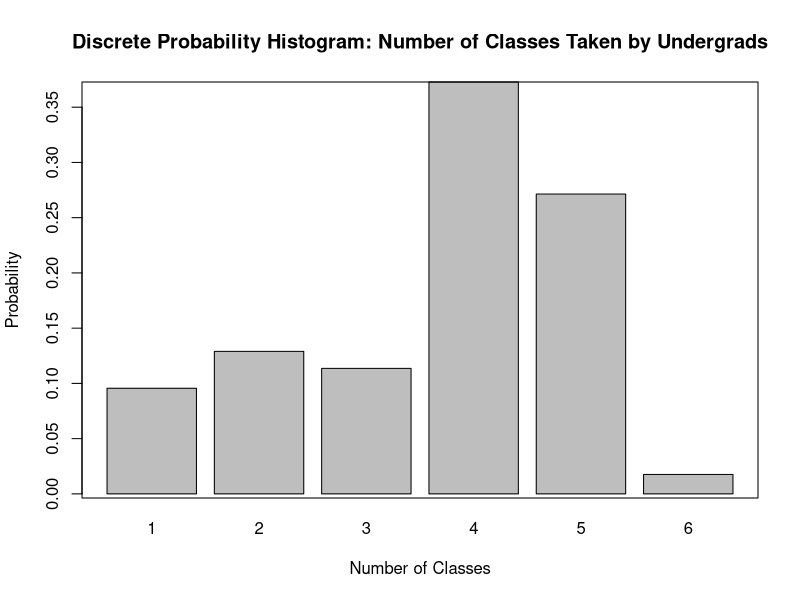
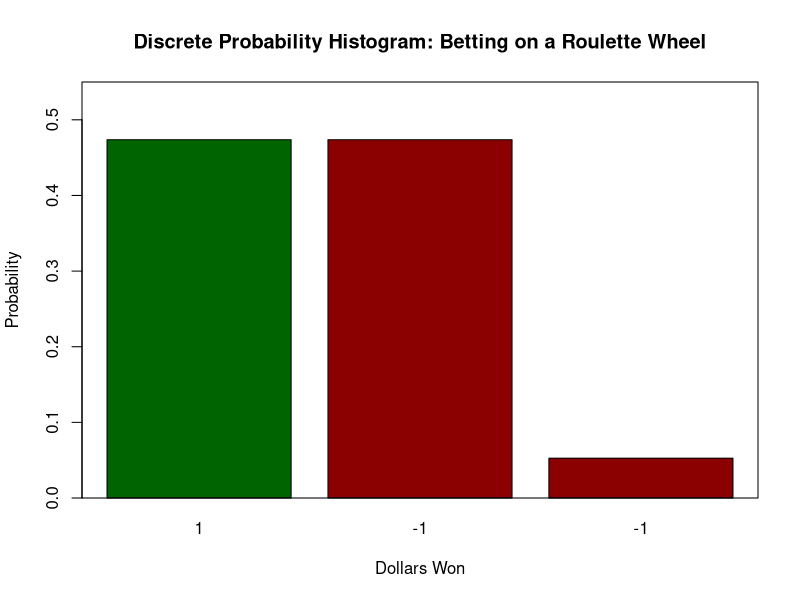
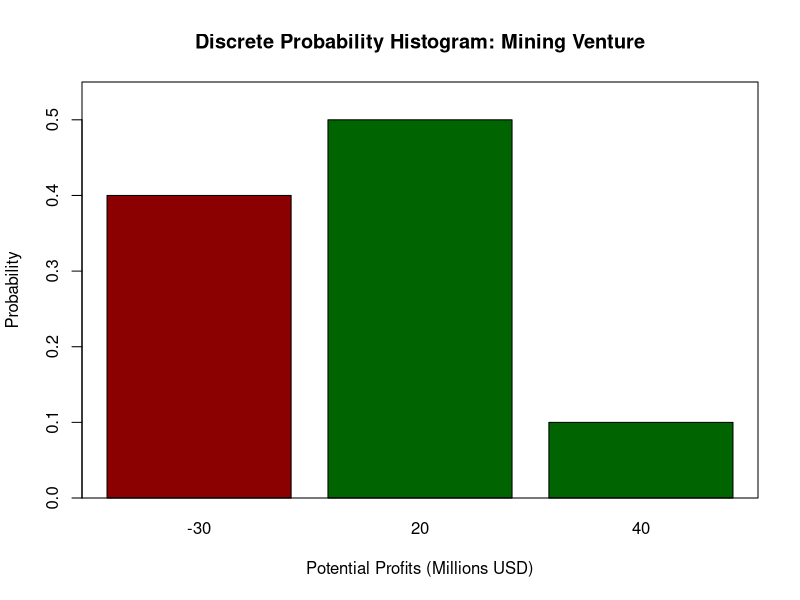

Write R code to recreate these figures, in order.
### Chapter 6 Methods ##########################################################

# Slide 6 - Gigi's 

X <- c(1, 2, 3, 4, 5, 6)
Probs <- c(0.323, 0.406, 0.112, 0.045, 0.098, 0.016)
sum(Probs)

#1. 0.323 
#2. 
0.406 + 0.112
#3. 
0.112 + 0.045 + 0.098 + 0.016
#4.
0.045 + 0.098 + 0.016
#5. 
1 - 0.016
#6. 
0.323 + 0.406 + 0.112
#7.
0.406 + 0.112 + 0.045
#8. 
0.112 + 0.045 + 0.098

#####################################

# Slide 7 - undergrads 

classes <- c(1, 2, 3, 4, 5, 6)
counts <- c(478, 645, 568, 1864, 1357, 88)
probs = round(counts/5000, 4)


t1 <- data.frame(classes, counts, probs)
View(t1)

barplot(probs, names.arg = classes,
        main = "Discrete Probability Histogram: Number of Classes Taken by Undergrads",
        xlab = "Number of Classes",
        ylab = "Probability")
box()

# Due to the nature of these vectors, we'll use barplot() even though 
# it represents a histogram. 

0.3728 + 0.2714 + 0.0176 

0.0956 + 0.129 + 0.1136

#####################################

# Mean, variance, standard deviation of a DISCRETE RANDOM VARIABLE 

# Classes example: use weighted.mean() to find mean. 

# Slide 8 - mean

x <- c(1, 2, 3, 4, 5, 6)
counts <- c(478, 645, 568, 1864, 1357, 88)
probs = round(counts/5000, 4)

weighted.mean(x, probs)

# Slide 11 - variance 

sum((x^2)*probs) - (weighted.mean(x, probs))^2

# standard deviation 

sqrt(sum((x^2)*probs) - (weighted.mean(x, probs))^2)

#####################################

# Slide 12: Roulette

# 18 red +$1, 18 black -$1, 2 green -$1 

x <- c(1, -1, -1) 
probs <- c(18/38, 18/38, 2/38)
probs <- round(probs, 4)
t1 <- data.frame(x, probs)
View(t1)

barplot(probs, names.arg = x,
        main = "Discrete Probability Histogram: Betting on a Roulette Wheel",
        xlab = "Dollars Won",
        ylab = "Probability",
        ylim = c(0,0.55),
        col = c("darkgreen", "darkred", "darkred"))
box()

weighted.mean(x, probs) # mean 

sum((x^2)*probs) - (weighted.mean(x, probs))^2 # variance

sqrt(sum((x^2)*probs) - (weighted.mean(x, probs))^2) # standard deviation 

#####################################

# Slide 13: Business example 

x <- c(-30, 20, 40)
probs <- c(0.4, 0.5, 0.1)

t1 <- data.frame(x, probs)
View(t1)

barplot(probs, names.arg = x,
        main = "Discrete Probability Histogram: Mining Venture",
        xlab = "Potential Profits (Millions USD)",
        ylab = "Probability",
        ylim = c(0,0.55),
        col = c("darkred", "darkgreen", "darkgreen"))
box()

weighted.mean(x, probs) 

sum((x^2)*probs) - (weighted.mean(x, probs))^2 

sqrt(sum((x^2)*probs) - (weighted.mean(x, probs))^2)  

#####################################

### BINOMIAL DISTRIBUTION 

# P(X=x) = dbinom(x, n, p) 

# Slide 14, 19 - Ice cream example: 

dbinom(3, 10, 0.2) # P(X=3) = 0.2013

# mean = n*p

10*0.2

# variance = n*p*(1-p)

10*0.2*0.8

# standard deviation = sqrt(n*p*(1-p))

sqrt(10*0.2*0.8)

# REMEMBER, you can either put numbers directly into your function, 
# OR define your variables and run the function with letters. 

n = 10
p = 0.2
x = 3

dbinom(x, n, p)

n*p # mean = 2

n*p*(1-p) # variance = 1.6

sqrt(n*p*(1-p)) # S.D. = 1.264911
     
#####################################

# Slide 20 - Video games example 

n = 9
p = 0.5

# P(X=x) = dbinom(x, n, p)
dbinom(x, n, p) # singular values 

# P(X<=x) = pbinom(x, n, p) 
pbinom(x, n, p) # cumulative 

dbinom(4, n, p) # P(X=4)
round(dbinom(4, n, p), 4) # round to 4 places 

round(pbinom(2, n, p), 4) # P(X<3) = P(X<=2)

round(1 - pbinom(3, n, p), 4) # P(X>3) = 1 - P(X<=3)

round(1 - pbinom(6, n, p), 4) # P(X>=7) = 1 - P(X<=6)

pbinom(6, n, p) - pbinom(3, n, p) # P(X<=6) - P(X<=3)

n*p # mean

#####################################

# Slide 25 - website visits 

# dpois(x, lambda)
# ppois(x, lambda)

# 25/min = 12.5/half_minute ... lambda = 12.5

lambda = 12.5 

dpois(15, lambda) # P(X=15)
round(dpois(15, lambda), 4)

round(ppois(10, lambda), 4) # P(X<=10)

round(1 - ppois(20, lambda), 4) # P(X>20) = 1 - P(X<=20)

#####################################

# Slide 26 - water example

# given rate = 4 per microliter 
# interval = 5 microliters 

lambda = 20 

round(dpois(10, lambda), 4) # P(X=10)

round(ppois(29, lambda), 4) # P(X<30)

round(1 - ppois(19, lambda), 4) # P(X>=20) 

4*5 # mean

sqrt(4*5) # standard deviation 
